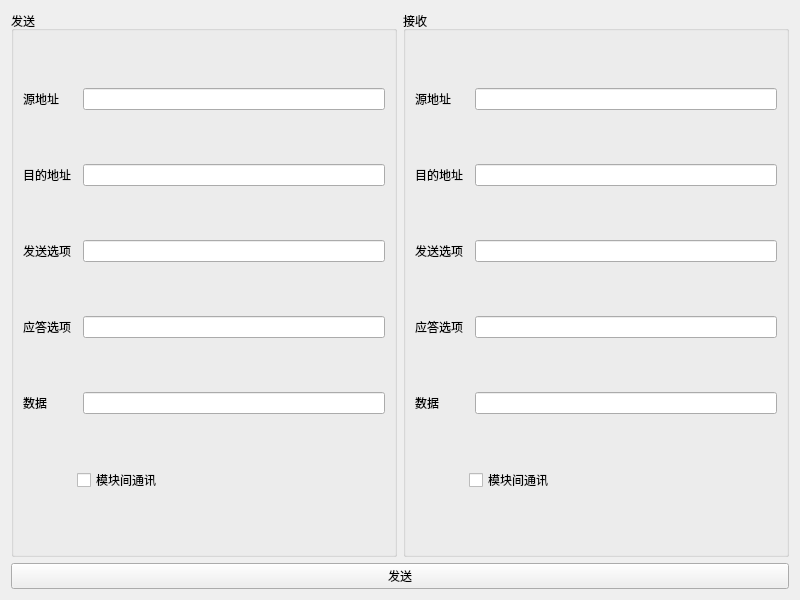
<?xml version="1.0" encoding="UTF-8"?>
<ui version="4.0">
 <class>Widget</class>
 <widget class="QWidget" name="Widget">
  <property name="geometry">
   <rect>
    <x>0</x>
    <y>0</y>
    <width>800</width>
    <height>600</height>
   </rect>
  </property>
  <property name="windowTitle">
   <string>Widget</string>
  </property>
  <layout class="QVBoxLayout" name="verticalLayout">
   <item>
    <layout class="QHBoxLayout" name="horizontalLayout">
     <item>
      <widget class="QGroupBox" name="groupBox">
       <property name="title">
        <string>发送</string>
       </property>
       <layout class="QGridLayout" name="gridLayout">
        <item row="3" column="2">
         <widget class="QLineEdit" name="send_ack"/>
        </item>
        <item row="6" column="1" colspan="2">
         <widget class="QCheckBox" name="send_module">
          <property name="text">
           <string>模块间通讯</string>
          </property>
         </widget>
        </item>
        <item row="2" column="2">
         <widget class="QLineEdit" name="send_opt"/>
        </item>
        <item row="5" column="2">
         <widget class="QLineEdit" name="send_data"/>
        </item>
        <item row="1" column="2">
         <widget class="QLineEdit" name="send_des"/>
        </item>
        <item row="2" column="0">
         <widget class="QLabel" name="label_3">
          <property name="text">
           <string>发送选项</string>
          </property>
         </widget>
        </item>
        <item row="0" column="2">
         <widget class="QLineEdit" name="send_src"/>
        </item>
        <item row="5" column="0">
         <widget class="QLabel" name="label_9">
          <property name="text">
           <string>数据</string>
          </property>
         </widget>
        </item>
        <item row="3" column="0">
         <widget class="QLabel" name="label_4">
          <property name="text">
           <string>应答选项</string>
          </property>
         </widget>
        </item>
        <item row="1" column="0">
         <widget class="QLabel" name="label_2">
          <property name="text">
           <string>目的地址</string>
          </property>
         </widget>
        </item>
        <item row="0" column="0">
         <widget class="QLabel" name="label">
          <property name="text">
           <string>源地址</string>
          </property>
         </widget>
        </item>
       </layout>
      </widget>
     </item>
     <item>
      <widget class="QGroupBox" name="groupBox_2">
       <property name="title">
        <string>接收</string>
       </property>
       <layout class="QGridLayout" name="gridLayout_3">
        <item row="3" column="2">
         <widget class="QLineEdit" name="send_ack_2"/>
        </item>
        <item row="2" column="2">
         <widget class="QLineEdit" name="send_opt_2"/>
        </item>
        <item row="5" column="2">
         <widget class="QLineEdit" name="send_data_2"/>
        </item>
        <item row="1" column="2">
         <widget class="QLineEdit" name="send_des_2"/>
        </item>
        <item row="2" column="0">
         <widget class="QLabel" name="label_10">
          <property name="text">
           <string>发送选项</string>
          </property>
         </widget>
        </item>
        <item row="0" column="2">
         <widget class="QLineEdit" name="send_src_2"/>
        </item>
        <item row="5" column="0">
         <widget class="QLabel" name="label_11">
          <property name="text">
           <string>数据</string>
          </property>
         </widget>
        </item>
        <item row="3" column="0">
         <widget class="QLabel" name="label_12">
          <property name="text">
           <string>应答选项</string>
          </property>
         </widget>
        </item>
        <item row="1" column="0">
         <widget class="QLabel" name="label_13">
          <property name="text">
           <string>目的地址</string>
          </property>
         </widget>
        </item>
        <item row="0" column="0">
         <widget class="QLabel" name="label_14">
          <property name="text">
           <string>源地址</string>
          </property>
         </widget>
        </item>
        <item row="6" column="1" colspan="2">
         <widget class="QCheckBox" name="send_module_2">
          <property name="text">
           <string>模块间通讯</string>
          </property>
         </widget>
        </item>
       </layout>
      </widget>
     </item>
    </layout>
   </item>
   <item>
    <widget class="QPushButton" name="pushButton">
     <property name="text">
      <string>发送</string>
     </property>
    </widget>
   </item>
  </layout>
 </widget>
 <resources/>
 <connections/>
</ui>
